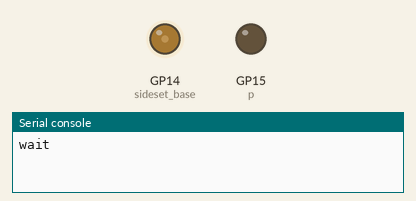
This program was run on a simulated Raspberry Pi Pico running MicroPython. Parts: output pins drawn as LEDs (lit = HIGH), the last lines printed to the serial console. At 10.0 s the program stops and its outputs stay as they are.

Above: at 0.3 s.
At 10.1 s:
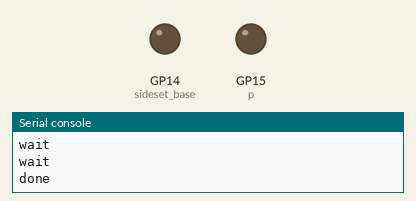
Timing chart, 0 to 11.5 s (numbered marks = the images above):
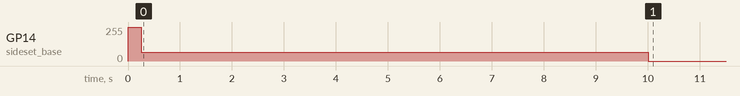

The program:

deneme2.py
```python
from machine import Pin
import rp2
from utime import sleep
@rp2.asm_pio(sideset_init=rp2.PIO.OUT_LOW)
def blink():
    label("start")
    pull(noblock)
    mov(y,osr)
    label("loop")
    jmp(y_dec,"loop") .side(1)
    jmp("start") .side(0)

p = Pin(15, Pin.OUT)
sm = rp2.StateMachine(0, blink, freq=20000, sideset_base=Pin(14))

sm.put(20,8)

sm.active(1)

wait_time = 10

for i in range(wait_time):
    print("wait")
    sleep(1)

sm.active(0)
print("done")
```

Measured:
- by itself, GP14 (sideset_base): 0/255 → 255/255 at 0.00 s, → 64/255 0.26 s later, → 0/255 9.7 s later
